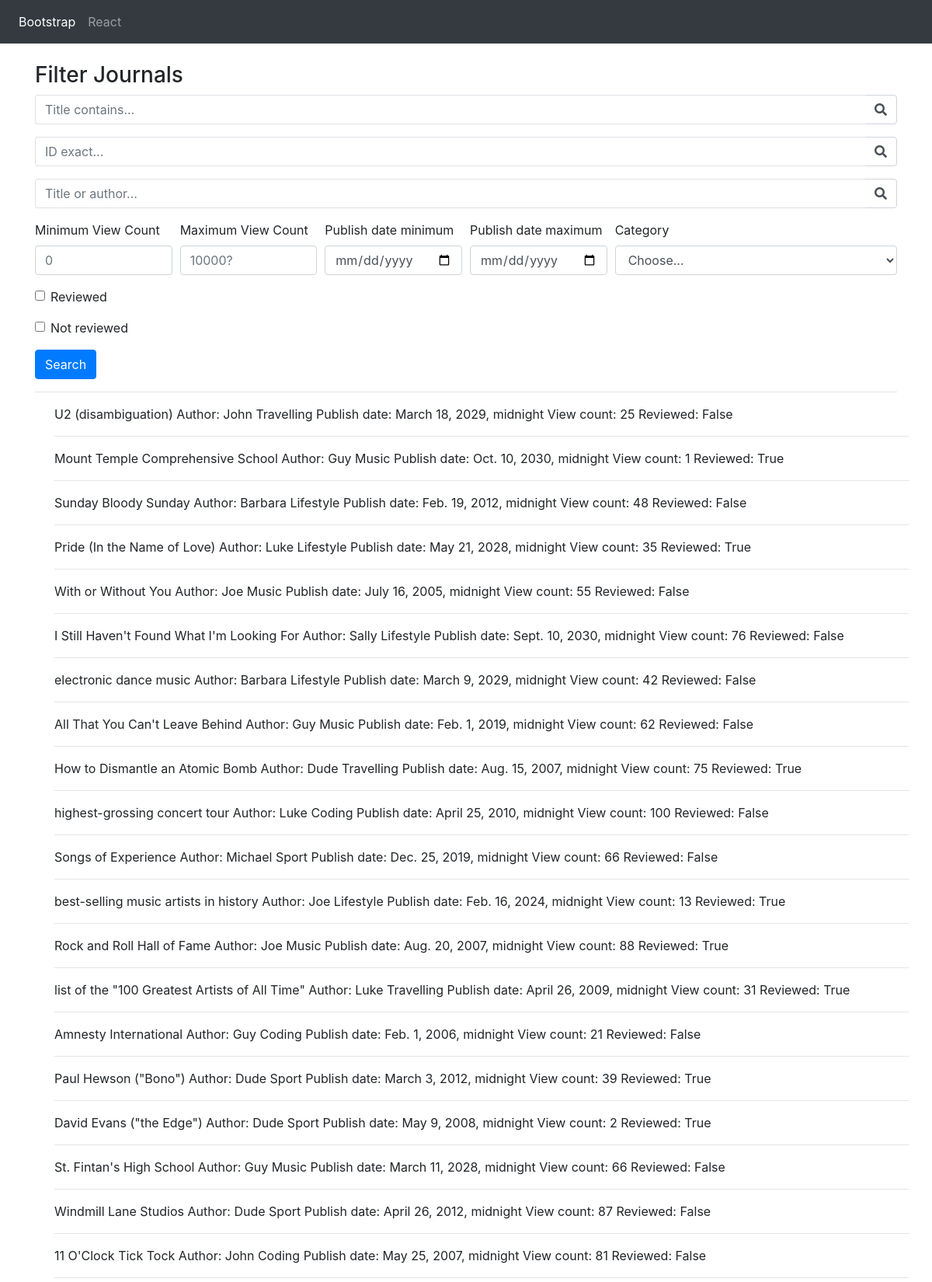
The page / (upper part) on the database its author committed.
### core/models.py (models this page shows, shortened)
class Journal(models.Model):
    title = models.CharField(max_length=120)
    author = models.ForeignKey(Author, on_delete=models.CASCADE)
    categories = models.ManyToManyField(Category)
    publish_date = models.DateTimeField()
    views = models.IntegerField(default=0)
    reviewed = models.BooleanField(default=False)

class Author(models.Model):
    name = models.CharField(max_length=30)

class Category(models.Model):
    name = models.CharField(max_length=20)
    def __str__(self):
        return self.name

### core/views.py (the view)
# urls.py: path('', BootstrapFilterView, name='Bootstrap')
def BootstrapFilterView(request):
    qs = Journal.objects.all()
    categories = Category.objects.all()
    title_contains_query = request.GET.get('title_contains')
    id_exact_query = request.GET.get('id_exact')
    title_or_author_query = request.GET.get('title_or_author')
    view_count_min = request.GET.get('view_count_min')
    view_count_max = request.GET.get('view_count_max')
    date_min = request.GET.get('date_min')
    date_max = request.GET.get('date_max')
    category = request.GET.get('category')
    reviewed = request.GET.get('reviewed')
    not_reviewed = request.GET.get('notReviewed')
    if is_valid_queryparam(title_contains_query):
        qs = qs.filter(title__icontains=title_contains_query)
    elif is_valid_queryparam(id_exact_query):
        qs = qs.filter(id=id_exact_query)
    elif is_valid_queryparam(title_or_author_query):
        qs = qs.filter(Q(title__icontains=title_or_author_query)
                       | Q(author__name__icontains=title_or_author_query)
                       ).distinct()
    if is_valid_queryparam(view_count_min):
        qs = qs.filter(views__gte=view_count_min)
    if is_valid_queryparam(view_count_max):
        qs = qs.filter(views__lt=view_count_max)
    if is_valid_queryparam(date_min):
        qs = qs.filter(publish_date__gte=date_min)
    if is_valid_queryparam(date_max):
        qs = qs.filter(publish_date__lt=date_max)
    if is_valid_queryparam(category) and category != 'Choose...':
        qs = qs.filter(categories__name=category)
    if reviewed == 'on':
        qs = qs.filter(reviewed=True)
    elif not_reviewed == 'on':
        qs = qs.filter(reviewed=False)
    context = {
        'queryset': qs ,
        'categories': categories
    }
    return render(request, "bootstrap_form.html", context)

### core/views.py (called while the page is built)
def is_valid_queryparam(param):
    return param != '' and param is not None

### templates/bootstrap_form.html (shortened to what this page needs)
{% load static %}
<!doctype html>
<html lang="en">
  <head>
    <link rel="stylesheet" href="https://stackpath.bootstrapcdn.com/bootstrap/4.3.1/css/bootstrap.min.css">
    <link rel="stylesheet" href="{% static 'template.css' %}">
    <link rel="stylesheet" href="https://use.fontawesome.com/releases/v5.8.1/css/all.css">
  </head>
  <body>
    <nav class="navbar navbar-expand-md navbar-dark bg-dark fixed-top">
        <div class="collapse navbar-collapse" id="navbarsExampleDefault">
            <ul class="navbar-nav mr-auto">
              <li class="nav-item active">
                  <a class="nav-link" href="#">Bootstrap</a>
              </li>
              <li class="nav-item">
                  <a class="nav-link" href="#">React</a>
              </li>
            </ul>
        </div>
    </nav>
    <main role="main" class="container">
      <h3>Filter Journals</h3>
      <form method="GET" action=".">
        <div class="form-row">
            <div class="form-group col-12">
                <div class="input-group">
                    <input class="form-control py-2 border-right-0 border" type="search" name="title_contains" placeholder="Title contains..." />
                    <span class="input-group-append">
                        <div class="input-group-text bg-transparent">
                            <i class="fa fa-search"></i>
                        </div>
                    </span>
                </div>
            </div>
        </div>
        <div class="form-row">
            <div class="form-group col-12">
                <div class="input-group">
                    <input class="form-control py-2 border-right-0 border" type="search" name="id_exact" placeholder="ID exact..." />
                    <span class="input-group-append">
                        <div class="input-group-text bg-transparent">
                            <i class="fa fa-search"></i>
                        </div>
                    </span>
                </div>
            </div>
        </div>
        <div class="form-row">
            <div class="form-group col-12">
                <div class="input-group">
                    <input class="form-control py-2 border-right-0 border" type="search" name="title_or_author" placeholder="Title or author..." />
                    <span class="input-group-append">
                        <div class="input-group-text bg-transparent">
                            <i class="fa fa-search"></i>
                        </div>
                    </span>
                </div>
            </div>
        </div>
        <div class="form-row">
          <div class="form-group col-md-2 col-lg-2">
            <label for="viewCountMin">Minimum View Count</label>
            <input type="number" min=0 class="form-control" id="viewCountMin" placeholder="0" name="view_count_min">
          </div>
          <div class="form-group col-md-2 col-lg-2">
            <label for="viewCountMax">Maximum View Count</label>
            <input type="number" min=0 class="form-control" id="viewCountMax" placeholder="10000?" name="view_count_max">
          </div>
          <div class="form-group col-md-2 col-lg-2">
            <label for="publishDateMin">Publish date minimum</label>
            <input type="date" class="form-control" id="publishDateMin" name="date_min">
          </div>
          <div class="form-group col-md-2 col-lg-2">
            <label for="publishDateMax">Publish date maximum</label>
            <input type="date" class="form-control" id="publishDateMax" name="date_max">
          </div>
          <div class="form-group col-md-4">
            <label for="category">Category</label>
            <select id="category" class="form-control" name="category">
              <option selected>Choose...</option>
            </select>
          </div>
        </div>
        <div class="form-group">
          <div class="form-check">
            <input class="form-check-input" type="checkbox" id="reviewed" name="reviewed">
            <label class="form-check-label" for="reviewed">
              Reviewed
            </label>
          </div>
        </div>
        <div class="form-group">
          <div class="form-check">
            <input class="form-check-input" type="checkbox" id="notReviewed" name="notReviewed">
            <label class="form-check-label" for="notReviewed">
              Not reviewed
            </label>
          </div>
        </div>
        <button type="submit" class="btn btn-primary">Search</button>
      </form>
      <hr />
      <div class="row">
        <ul>
          {% for journal in queryset %}
            <li>
              {{ journal.title }}
              <span>Author: {{ journal.author.name }}</span>
              <span>
                {% for cat in journal.categories.all %}
                  {{ cat }}
                {% endfor %}
              </span>
              <span>Publish date: {{ journal.publish_date }}</span>
              <span>View count: {{ journal.views }}</span>
              <span>Reviewed: {{ journal.reviewed }}</span>
            </li>
            <hr />
          {% endfor %}
        </ul>
      </div>
    </main>
</body>

### static/template.css (style rules this page uses)
body { margin-top: 5rem; }
ul { list-style-type: none; }

### rows shown on the page
Journal: title "U2 (disambiguation)", author.name "John", publish_date "March 18, 2029, midnight", views "25", reviewed "False"
Category: name "Travelling"
Journal: title "Mount Temple Comprehensive School", author.name "Guy", publish_date "Oct. 10, 2030, midnight", views "1", reviewed "True"
Category: name "Music"
Journal: title "Sunday Bloody Sunday", author.name "Barbara", publish_date "Feb. 19, 2012, midnight", views "48", reviewed "False"
Category: name "Lifestyle"
Journal: title "Pride (In the Name of Love)", author.name "Luke", publish_date "May 21, 2028, midnight", views "35", reviewed "True"
Journal: title "With or Without You", author.name "Joe", publish_date "July 16, 2005, midnight", views "55", reviewed "False"
Journal: title "I Still Haven't Found What I'm Looking For", author.name "Sally", publish_date "Sept. 10, 2030, midnight", views "76", reviewed "False"
Journal: title "electronic dance music", author.name "Barbara", publish_date "March 9, 2029, midnight", views "42", reviewed "False"
Journal: title "All That You Can't Leave Behind", author.name "Guy", publish_date "Feb. 1, 2019, midnight", views "62", reviewed "False"
Journal: title "How to Dismantle an Atomic Bomb", author.name "Dude", publish_date "Aug. 15, 2007, midnight", views "75", reviewed "True"
Journal: title "highest-grossing concert tour", author.name "Luke", publish_date "April 25, 2010, midnight", views "100", reviewed "False"
Category: name "Coding"
Journal: title "Songs of Experience", author.name "Michael", publish_date "Dec. 25, 2019, midnight", views "66", reviewed "False"
Category: name "Sport"
Journal: title "best-selling music artists in history", author.name "Joe", publish_date "Feb. 16, 2024, midnight", views "13", reviewed "True"
Journal: title "Rock and Roll Hall of Fame", author.name "Joe", publish_date "Aug. 20, 2007, midnight", views "88", reviewed "True"
Journal: title "list of the \"100 Greatest Artists of All Time\"", author.name "Luke", publish_date "April 26, 2009, midnight", views "31", reviewed "True"
Journal: title "Amnesty International", author.name "Guy", publish_date "Feb. 1, 2006, midnight", views "21", reviewed "False"
Journal: title "Paul Hewson (\"Bono\")", author.name "Dude", publish_date "March 3, 2012, midnight", views "39", reviewed "True"
Journal: title "David Evans (\"the Edge\")", author.name "Dude", publish_date "May 9, 2008, midnight", views "2", reviewed "True"
Journal: title "St. Fintan's High School", author.name "Guy", publish_date "March 11, 2028, midnight", views "66", reviewed "False"
Journal: title "Windmill Lane Studios", author.name "Dude", publish_date "April 26, 2012, midnight", views "87", reviewed "False"
Journal: title "11 O'Clock Tick Tock", author.name "John", publish_date "May 25, 2007, midnight", views "81", reviewed "False"
